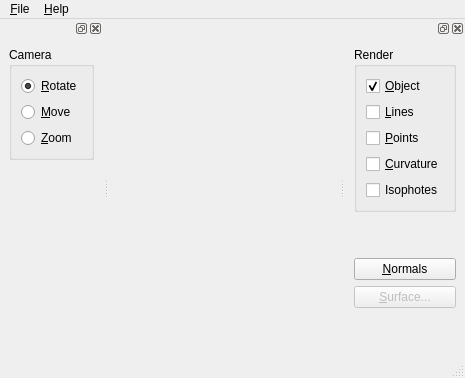
<?xml version="1.0" encoding="UTF-8"?>
<ui version="4.0">
 <class>MainWindow</class>
 <widget class="QMainWindow" name="MainWindow">
  <property name="geometry">
   <rect>
    <x>0</x>
    <y>0</y>
    <width>465</width>
    <height>378</height>
   </rect>
  </property>
  <property name="windowTitle">
   <string>MIFBViewer</string>
  </property>
  <widget class="QWidget" name="centralwidget">
   <layout class="QHBoxLayout" name="horizontalLayout">
    <item>
     <widget class="BViewer" name="canvas" native="true"/>
    </item>
   </layout>
  </widget>
  <widget class="QMenuBar" name="menubar">
   <property name="geometry">
    <rect>
     <x>0</x>
     <y>0</y>
     <width>465</width>
     <height>24</height>
    </rect>
   </property>
   <widget class="QMenu" name="menu_File">
    <property name="title">
     <string>&amp;File</string>
    </property>
    <addaction name="action_Open"/>
    <addaction name="separator"/>
    <addaction name="action_Quit"/>
   </widget>
   <widget class="QMenu" name="menu_Help">
    <property name="title">
     <string>&amp;Help</string>
    </property>
    <addaction name="action_About"/>
   </widget>
   <addaction name="menu_File"/>
   <addaction name="menu_Help"/>
  </widget>
  <widget class="QStatusBar" name="statusbar"/>
  <widget class="QDockWidget" name="dockActions">
   <attribute name="dockWidgetArea">
    <number>1</number>
   </attribute>
   <widget class="QWidget" name="dockActionsContainer">
    <layout class="QVBoxLayout" name="verticalLayout_2">
     <item>
      <widget class="QGroupBox" name="groupBox">
       <property name="title">
        <string>Camera</string>
       </property>
       <layout class="QVBoxLayout" name="verticalLayout">
        <item>
         <widget class="QRadioButton" name="radioButtonRotate">
          <property name="text">
           <string>&amp;Rotate</string>
          </property>
          <property name="checked">
           <bool>true</bool>
          </property>
         </widget>
        </item>
        <item>
         <widget class="QRadioButton" name="radioButtonMove">
          <property name="text">
           <string>&amp;Move</string>
          </property>
         </widget>
        </item>
        <item>
         <widget class="QRadioButton" name="radioButtonZoom">
          <property name="text">
           <string>&amp;Zoom</string>
          </property>
         </widget>
        </item>
       </layout>
      </widget>
     </item>
     <item>
      <spacer name="verticalSpacer">
       <property name="orientation">
        <enum>Qt::Vertical</enum>
       </property>
       <property name="sizeHint" stdset="0">
        <size>
         <width>20</width>
         <height>205</height>
        </size>
       </property>
      </spacer>
     </item>
    </layout>
   </widget>
  </widget>
  <widget class="QDockWidget" name="dockView">
   <attribute name="dockWidgetArea">
    <number>2</number>
   </attribute>
   <widget class="QWidget" name="dockViewContainer">
    <layout class="QVBoxLayout" name="verticalLayout_3">
     <item>
      <widget class="QGroupBox" name="groupBox_2">
       <property name="title">
        <string>Render</string>
       </property>
       <layout class="QVBoxLayout" name="verticalLayout_4">
        <item>
         <widget class="QCheckBox" name="checkBoxDrawObject">
          <property name="text">
           <string>&amp;Object</string>
          </property>
          <property name="checked">
           <bool>true</bool>
          </property>
         </widget>
        </item>
        <item>
         <widget class="QCheckBox" name="checkBoxDrawLines">
          <property name="text">
           <string>&amp;Lines</string>
          </property>
         </widget>
        </item>
        <item>
         <widget class="QCheckBox" name="checkBoxDrawPoints">
          <property name="text">
           <string>&amp;Points</string>
          </property>
         </widget>
        </item>
        <item>
         <widget class="QCheckBox" name="checkBoxDrawCurvature">
          <property name="text">
           <string>&amp;Curvature</string>
          </property>
         </widget>
        </item>
        <item>
         <widget class="QCheckBox" name="checkBoxDrawIsophotes">
          <property name="text">
           <string>Isophotes</string>
          </property>
         </widget>
        </item>
       </layout>
      </widget>
     </item>
     <item>
      <spacer name="verticalSpacer_2">
       <property name="orientation">
        <enum>Qt::Vertical</enum>
       </property>
       <property name="sizeType">
        <enum>QSizePolicy::Minimum</enum>
       </property>
       <property name="sizeHint" stdset="0">
        <size>
         <width>20</width>
         <height>40</height>
        </size>
       </property>
      </spacer>
     </item>
     <item>
      <widget class="QPushButton" name="pushButtonNormals">
       <property name="text">
        <string>&amp;Normals</string>
       </property>
      </widget>
     </item>
     <item>
      <widget class="QPushButton" name="pushButtonSurface">
       <property name="enabled">
        <bool>false</bool>
       </property>
       <property name="text">
        <string>&amp;Surface...</string>
       </property>
      </widget>
     </item>
     <item>
      <spacer name="verticalSpacer_3">
       <property name="orientation">
        <enum>Qt::Vertical</enum>
       </property>
       <property name="sizeHint" stdset="0">
        <size>
         <width>20</width>
         <height>72</height>
        </size>
       </property>
      </spacer>
     </item>
    </layout>
   </widget>
  </widget>
  <action name="action_Open">
   <property name="text">
    <string>&amp;Open...</string>
   </property>
   <property name="shortcut">
    <string>Ctrl+O</string>
   </property>
  </action>
  <action name="action_Quit">
   <property name="text">
    <string>&amp;Quit</string>
   </property>
   <property name="shortcut">
    <string>Ctrl+Q</string>
   </property>
  </action>
  <action name="action_About">
   <property name="text">
    <string>&amp;About</string>
   </property>
  </action>
 </widget>
 <customwidgets>
  <customwidget>
   <class>BViewer</class>
   <extends>QWidget</extends>
   <header>bviewer.h</header>
   <container>1</container>
  </customwidget>
 </customwidgets>
 <resources/>
 <connections>
  <connection>
   <sender>action_Quit</sender>
   <signal>triggered()</signal>
   <receiver>MainWindow</receiver>
   <slot>close()</slot>
   <hints>
    <hint type="sourcelabel">
     <x>-1</x>
     <y>-1</y>
    </hint>
    <hint type="destinationlabel">
     <x>264</x>
     <y>221</y>
    </hint>
   </hints>
  </connection>
 </connections>
</ui>
